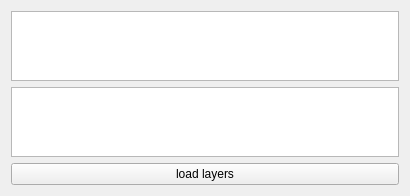
<?xml version="1.0" encoding="UTF-8"?>
<ui version="4.0">
 <class>Form</class>
 <widget class="QWidget" name="Form">
  <property name="geometry">
   <rect>
    <x>0</x>
    <y>0</y>
    <width>410</width>
    <height>195</height>
   </rect>
  </property>
  <property name="windowTitle">
   <string notr="true">Form</string>
  </property>
  <layout class="QVBoxLayout" name="verticalLayout">
   <item>
    <widget class="QTableView" name="tableView"/>
   </item>
   <item>
    <widget class="QPlainTextEdit" name="plainTextEdit_formula">
     <property name="maximumSize">
      <size>
       <width>16777215</width>
       <height>100</height>
      </size>
     </property>
    </widget>
   </item>
   <item>
    <widget class="QPushButton" name="button_load_layers">
     <property name="text">
      <string>load layers</string>
     </property>
    </widget>
   </item>
  </layout>
 </widget>
 <resources/>
 <connections/>
</ui>
